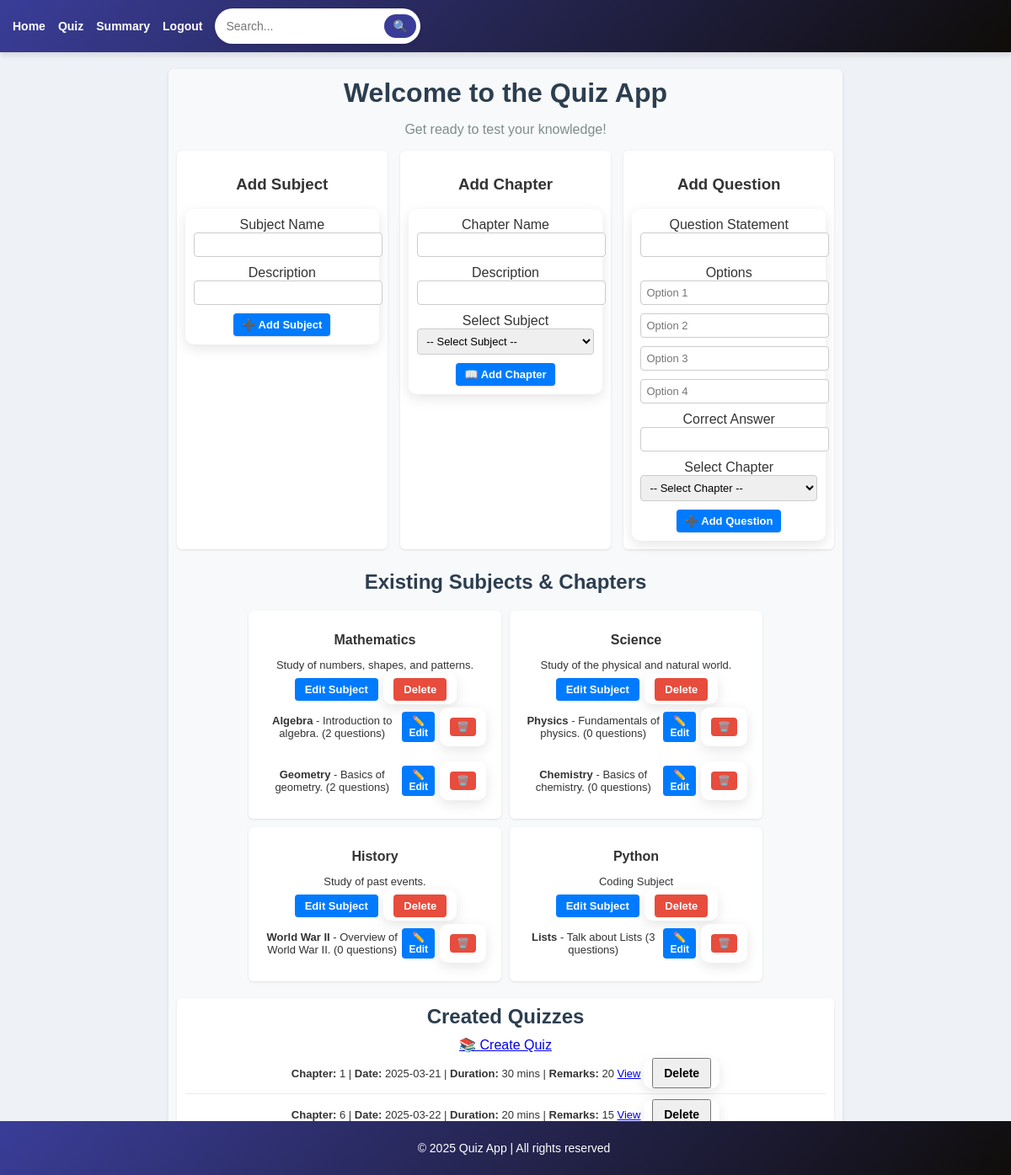
The app's page /admin_dashboard (signed in), older data.
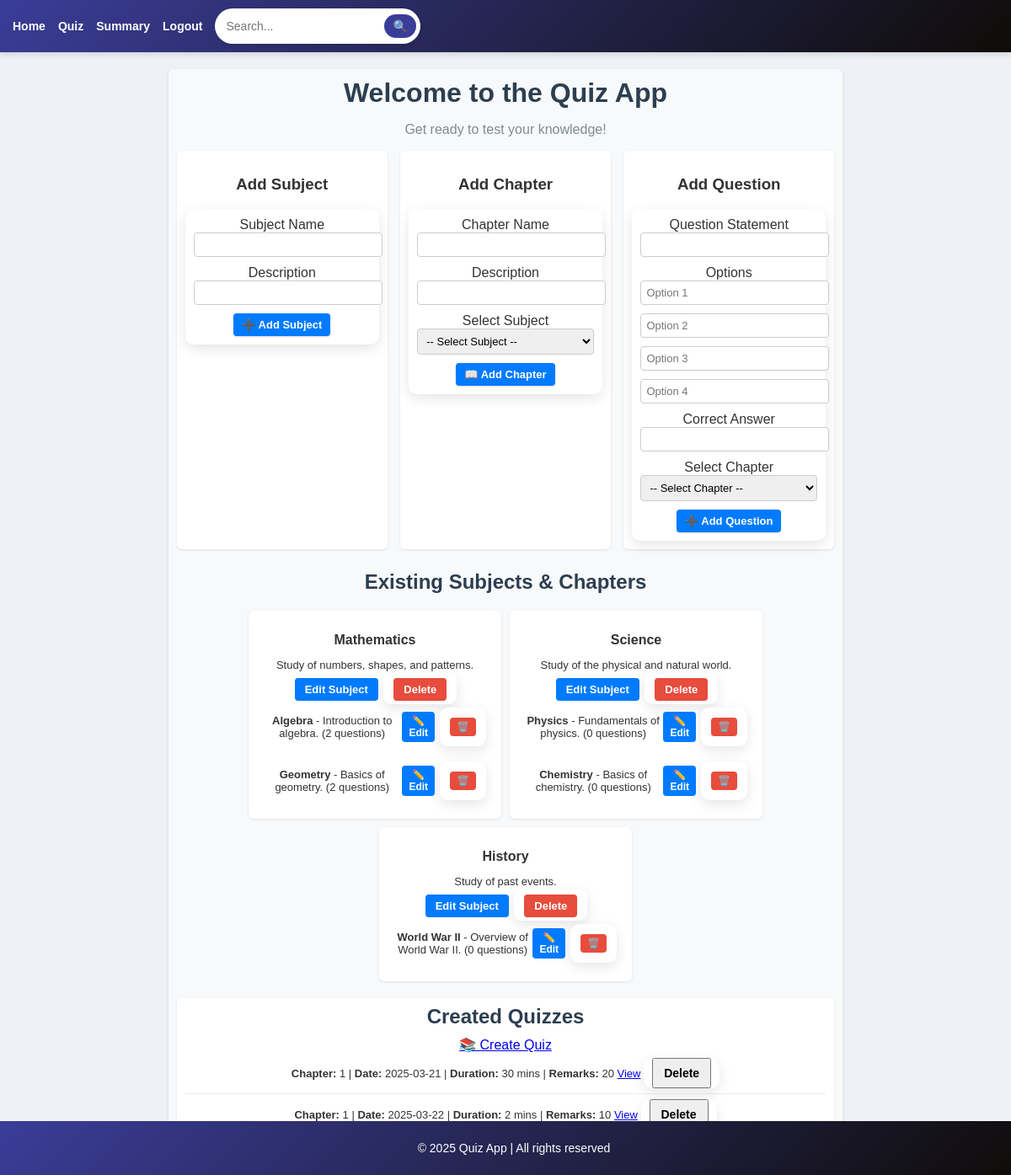
The same page, newer data.
### models.py (models this page shows, shortened)
class Subject(db.Model):
    __tablename__ = 'subjects'
    id = db.Column(db.Integer, primary_key=True)
    subject_name = db.Column(db.String(80), unique=True, nullable=False)
    description = db.Column(db.String(255), nullable=True)
    chapters = db.relationship('Chapter', backref='subject', cascade="all, delete-orphan", lazy=True)

class Chapter(db.Model):
    __tablename__ = 'chapters'
    id = db.Column(db.Integer, primary_key=True)
    chapter_name = db.Column(db.String(80), unique=True, nullable=False)
    description = db.Column(db.String(255), nullable=True)
    subject_id = db.Column(db.Integer, db.ForeignKey('subjects.id'), nullable=False)
    quizzes = db.relationship('Quiz', back_populates='chapter', cascade="all, delete-orphan", lazy=True)
    questions = db.relationship('Question', back_populates='chapter', cascade="all, delete-orphan", lazy=True)

class Quiz(db.Model):
    __tablename__ = 'quiz'
    id = db.Column(db.Integer, primary_key=True)
    chapter_id = db.Column(db.Integer, db.ForeignKey('chapters.id'), nullable=False)
    name = db.Column(db.String(225), unique=True, nullable=False)
    date_of_quiz = db.Column(db.Date, nullable=True)
    time_duration = db.Column(db.Integer, nullable=True)
    remarks = db.Column(db.String(255), nullable=True)
    chapter = db.relationship('Chapter', back_populates='quizzes')
    scores = db.relationship('Score', backref='quiz', lazy=True)

### app.py (the view, shortened to what this page needs)
@app.route('/admin_dashboard', methods=['GET', 'POST'])
@admin_required
def admin_dashboard():
    subjects = Subject.query.all()
    chapters = Chapter.query.all()
    quizzes = Quiz.query.all()
    return render_template("admin_dashboard.html", subjects=subjects, chapters=chapters, quizzes=quizzes)

### app.py (called while the page is built)
def admin_required(f):
    @wraps(f)
    def decorated_function(*args, **kwargs):
        if "user_id" not in session or session.get('user_role') != 'admin':
            flash("Unauthorized access!", "danger")
            return redirect(url_for("login"))
        return f(*args, **kwargs)
    return decorated_function

### templates/admin_dashboard.html (shortened to what this page needs)
{% extends 'base.html' %}
{% block content %}
<div class="dashboard-container">
  <h1 class="text-center fw-bold">Welcome to the Quiz App</h1>
  <p class="text-center" style="color: #7f8c8d;">Get ready to test your knowledge!</p>
  <div class="forms-row">
    <div class="form-container">
      <h3 class="text-center">Add Subject</h3>
      <form method="POST">
        <label>Subject Name</label>
        <input type="text" name="subject_name" required>
        <label>Description</label>
        <input type="text" name="subject_description">
        <button type="submit">➕ Add Subject</button>
      </form>
    </div>
    <div class="form-container">
      <h3 class="text-center">Add Chapter</h3>
      <form method="POST">
        <label>Chapter Name</label>
        <input type="text" name="chapter_name" required>
        <label>Description</label>
        <input type="text" name="chapter_description">
        <label>Select Subject</label>
        <select name="subject_id" required>
          <option value="">-- Select Subject --</option>
        </select>
        <button type="submit">📖 Add Chapter</button>
      </form>
    </div>
    <div class="form-container">
      <h3 class="text-center">Add Question</h3>
      <form method="POST" action="{{ url_for('add_question') }}">
        <label>Question Statement</label>
        <input type="text" name="question_statement" required>
        <label>Options</label>
        <input type="text" name="option1" placeholder="Option 1" required>
        <input type="text" name="option2" placeholder="Option 2" required>
        <input type="text" name="option3" placeholder="Option 3" required>
        <input type="text" name="option4" placeholder="Option 4" required>
        <label>Correct Answer</label>
        <input type="text" name="correct_answer" required>
        <label>Select Chapter</label>
        <select name="chapter_id" required>
            <option value="">-- Select Chapter --</option>
        </select>
        <button type="submit">➕ Add Question</button>
      </form>
    </div>
  </div>
  <div class="subject-container">
    <h2 class="text-center">Existing Subjects & Chapters</h2>
    {% for subject in subjects %}
    <div class="subject-item">
      <h3 class="text-center">{{ subject.subject_name }}</h3>
      <p class="text-center text-muted">{{ subject.description }}</p>
      <div class="text-center">
        <a href="{{ url_for('edit_subject', subject_id=subject.id) }}" class="btn btn-warning"> Edit Subject</a>
        <form method="POST" action="{{ url_for('delete_subject', subject_id=subject.id) }}" style="display: inline;">
          <button type="submit" class="btn btn-danger" onclick="return confirm('Delete this subject?');">Delete</button>
        </form>
      </div>
      <div>
        {% for chapter in subject.chapters %}
          <div class="chapter-item">
            <span>
              <strong>{{ chapter.chapter_name }}</strong> - {{ chapter.description }} ({{ chapter.questions|length }} questions)
            </span>
            <div class="btn-actions">
              <a href="{{ url_for('edit_chapter', chapter_id=chapter.id) }}" class="btn btn-warning btn-sm">✏️ Edit</a>
              <form method="POST" action="{{ url_for('delete_chapter', chapter_id=chapter.id) }}" style="display: inline;">
                <button type="submit" class="btn btn-danger btn-sm" onclick="return confirm('Delete this chapter?');">🗑️</button>
              </form>
            </div>
          </div>
        {% endfor %}
      </div>
    </div>
    {% else %}
    <p class="text-center text-muted">No subjects available.</p>
    {% endfor %}
  </div>
  <div class="quiz-container">
    <h2 class="text-center">Created Quizzes</h2>
    <div class="text-center">
      <a href="{{ url_for('create_quiz') }}" class="btn btn-primary">📚 Create Quiz</a>
    </div>
    {% if quizzes %}
    <ul>
      {% for quiz in quizzes %}
      <li>
        <strong>Chapter:</strong> {{ quiz.chapter_id }} |
        <strong>Date:</strong> {{ quiz.date_of_quiz }} |
        <strong>Duration:</strong> {{ quiz.time_duration }} mins |
        <strong>Remarks:</strong> {{ quiz.remarks }}
        <a href="{{ url_for('view_quiz', quiz_id=quiz.id) }}" class="btn btn-info">View</a>
        <form method="POST" action="{{ url_for('delete_quiz', quiz_id=quiz.id) }}" style="display: inline;">
          <button type="submit" class="btn btn-danger" onclick="return confirm('Delete this quiz?');">Delete</button>
        </form>
      </li>
      {% endfor %}
    </ul>
    {% else %}
    <p class="text-center text-muted">No quizzes available.</p>
    {% endif %}
  </div>
</div>
{% endblock %}

### templates/base.html (shortened to what this page needs)
<!DOCTYPE html>
<html lang="en">
<head>
</head>
<body>
    <nav>
        <ul>
            <li><a href="{{ url_for('index') }}">Home</a></li>
            <li><a href="{{ url_for('get_quiz') }}">Quiz</a></li>
            <li><a href="{{ url_for('summary') }}">Summary</a></li>
            <li><a href="{{ url_for('logout') }}">Logout</a></li>
            <li>
                <form action="{{ url_for('search') }}" method="GET" class="search-form">
                    <input type="text" name="query" placeholder="Search..." required>
                    <button type="submit">🔍</button>
                </form>
            </li>
        </ul>
    </nav>
    <main>
        {% block content %}
        {% endblock %}
    </main>
    <footer>
        <p>&copy; 2025 Quiz App | All rights reserved</p>
    </footer>
</body>
</html>

### templates/base.html (style rules this page uses)
form { background: white; padding: 10px; border-radius: 10px; box-shadow: 0px 5px 15px rgba(0, 0, 0, 0.1); }
input, select { border: 2px solid #3a3d98; border-radius: 10px; padding: 8px; }
button { font-size: 14px; font-weight: bold; padding: 8px 12px; }
body { font-family: 'Poppins', Arial, sans-serif; margin: 0; padding: 0; background-color: #eef1f6; color: #333; }
nav { background: linear-gradient(135deg, #3a3d98, #0f0c08); padding: 10px 15px; box-shadow: 0 4px 6px rgba(0, 0, 0, 0.1); }
nav ul { list-style: none; padding: 0; margin: 0; display: flex; align-items: center; }
nav ul li { margin-right: 15px; }
nav ul li a { color: white; text-decoration: none; font-weight: bold; font-size: 14px; transition: color 0.3s; }
.search-form { display: flex; align-items: center; background: white; border-radius: 25px; padding: 5px; box-shadow: 0 2px 4px rgba(0, 0, 0, 0.1); }
.search-form input { padding: 8px; border: none; border-radius: 25px; outline: none; width: 180px; font-size: 14px; }
.search-form button { padding: 6px 10px; background-color: #3a3d98; color: white; border: none; border-radius: 25px; cursor: pointer; font-size: 14px; transition: background 0.3s; }
main { padding: 20px; text-align: center; max-width: 800px; margin: auto; }
footer { text-align: center; padding: 10px; background: linear-gradient(135deg, #3a3d98, #0f0c08); color: white; position: fixed; bottom: 0; width: 100%; font-size: 14px; }

### templates/admin_dashboard.html (style rules this page uses)
.dashboard-container { max-width: 100%; margin: auto; padding: 10px; background-color: #f8f9fa; border-radius: 6px; box-shadow: 0 2px 4px rgba(0, 0, 0, 0.1); }
h1, h2 { color: #2c3e50; margin: 0 0 10px; }
.forms-row { display: flex; gap: 10px; justify-content: space-between; flex-wrap: nowrap; margin-bottom: 15px; }
.form-container { background: #fff; padding: 10px; border-radius: 6px; box-shadow: 0 1px 3px rgba(0, 0, 0, 0.1); width: 32%; box-sizing: border-box; }
.form-container input, .form-container select { width: 100%; padding: 6px; margin-bottom: 10px; font-size: 13px; border: 1px solid #ccc; border-radius: 4px; transition: border-color 0.3s; }
.form-container button { padding: 6px 10px; font-size: 13px; border-radius: 4px; border: none; cursor: pointer; background: #007bff; color: #fff; box-shadow: 0 1px 2px rgba(0, 0, 0, 0.15); transition: background 0.3s; }
.subject-container { display: flex; flex-wrap: wrap; gap: 10px; justify-content: center; margin: 10px 0; padding: 10px; }
.subject-container h2 { width: 100%; text-align: center; margin-bottom: 10px; }
.subject-item { background-color: #fff; border-radius: 6px; box-shadow: 0 1px 3px rgba(0, 0, 0, 0.1); padding: 10px; width: 280px; text-align: center; }
.subject-item h3 { margin-bottom: 6px; font-size: 16px; }
.subject-item p { font-size: 13px; margin-bottom: 6px; }
.subject-item .btn { display: inline-block; padding: 6px 12px; font-size: 13px; font-weight: bold; border: none; border-radius: 4px; cursor: pointer; text-decoration: none; margin: 2px; }
.subject-item .btn-warning, .chapter-item .btn-warning { background-color:#007bff;; color: #fff; transition: background-color 0.3s ease; }
.subject-item .btn-danger { background-color: #e74c3c; color: #fff; transition: background-color 0.3s ease; }
.chapter-item { display: flex; justify-content: space-between; align-items: center; background: none; border-radius: 4px; padding: 6px 8px; margin-bottom: 6px; font-size: 13px; }
.btn-actions { display: flex; gap: 4px; align-items: center; }
.chapter-item .btn-sm { display: inline-block; padding: 4px 8px; font-size: 12px; font-weight: bold; border: none; border-radius: 4px; cursor: pointer; text-decoration: none; }
.chapter-item .btn-danger { background-color: #e74c3c; color: #fff; transition: background-color 0.3s ease; }
.quiz-container { background-color: #fff; padding: 8px 10px; margin: 10px 0; border-radius: 6px; box-shadow: 0 1px 3px rgba(0, 0, 0, 0.1); }
.quiz-container ul { list-style-type: none; padding: 0; margin: 0; }
.quiz-container li { padding: 6px 8px; border-bottom: 1px solid #e9ecef; font-size: 13px; }
.quiz-container li:last-child { border-bottom: none; }
.text-center { text-align: center; }

Row changes from the older to the newer data that the page shows:
removed Subject: subject_name "Python", description "Coding Subject"
removed Chapter: chapter_name "Lists", description "Talk about Lists", questions|length "3", shown under "Python"
changed Quiz (number 2 of 2 on the later page): chapter_id "6" → "1"; time_duration "20" → "2"; remarks "15" → "10"
